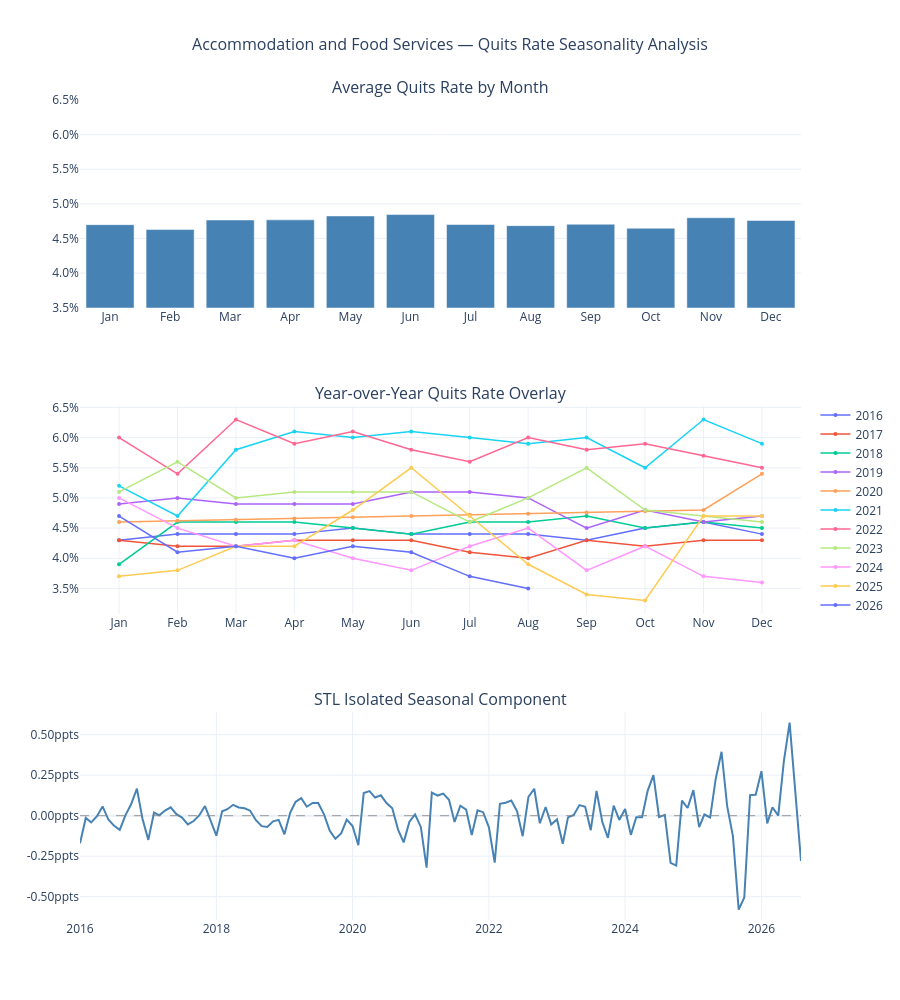

Notebook source saved alongside this figure:
### Markdown cell above
## COVID-19 Interpolation

Quit rates fell sharply during the initial pandemic disruption in early 2020. Because the goal of the subsequent analysis is to examine longer-term trends, remaining seasonality, and persistence, this abrupt movement could influence the patterns identified.

To reduce that influence, quit rate values from February through October 2020 were replaced using time-based linear interpolation between the January and November 2020 observations. This creates a smooth transition across those nine months.

This is a modeling choice that replaces actual observed variation with an assumed path through the disruption. It does not reconstruct what quit rates would have been without the pandemic, and its effect on forecast accuracy has not been evaluated against a model using the original observations.

The original BLS series is shown alongside the interpolated version above for transparency. All subsequent analysis uses the interpolated series, with observations outside the February–October 2020 window unchanged.

### Code cell
# =============================================================================
# Section 3: Seasonality Analysis
# =============================================================================
df_interp['month'] = df_interp.index.month
df_interp['year'] = df_interp.index.year
month_labels = ['Jan','Feb','Mar','Apr','May','Jun',
                'Jul','Aug','Sep','Oct','Nov','Dec']

# STL fit
stl = STL(df_interp['quit_rate'], period=12)
stl_fit = stl.fit()
df_interp['seasonal'] = stl_fit.seasonal

monthly_avg = df_interp.groupby('month')['quit_rate'].mean().reset_index()

fig = make_subplots(
    rows=3, cols=1,
    subplot_titles=('Average Quits Rate by Month',
                    'Year-over-Year Quits Rate Overlay',
                    'STL Isolated Seasonal Component'),
    vertical_spacing=0.12
)

# --- Plot 1: Monthly Average Bar ---
fig.add_trace(go.Bar(
    x=month_labels,
    y=monthly_avg['quit_rate'],
    marker_color='steelblue',
    name='Monthly Average',
    showlegend=False,
    hovertemplate='%{x}: %{customdata}<extra></extra>',
    customdata=[f'{v:.2f}%' for v in monthly_avg['quit_rate']]
), row=1, col=1)

fig.update_yaxes(
    range=[3.5, 6.5],
    tickvals=[3.5, 4.0, 4.5, 5.0, 5.5, 6.0, 6.5],
    ticktext=[f'{v:.1f}%' for v in [3.5, 4.0, 4.5, 5.0, 5.5, 6.0, 6.5]],
    row=1, col=1
)

# --- Plot 2: Year-over-Year Overlay ---
colors = px.colors.qualitative.Plotly
for i, (year, group) in enumerate(df_interp.groupby('year')):
    group = group.sort_values('month')
    fig.add_trace(go.Scatter(
        x=month_labels[:len(group)],
        y=group['quit_rate'],
        mode='lines+markers',
        name=str(year),
        line=dict(color=colors[i % len(colors)], width=1.5),
        marker=dict(size=4),
        hovertemplate=f'{year} %{{x}}: %{{customdata}}<extra></extra>',
        customdata=[f'{v:.1f}%' for v in group['quit_rate']]
    ), row=2, col=1)

fig.update_yaxes(
    tickvals=[3.5, 4.0, 4.5, 5.0, 5.5, 6.0, 6.5],
    ticktext=[f'{v:.1f}%' for v in [3.5, 4.0, 4.5, 5.0, 5.5, 6.0, 6.5]],
    row=2, col=1
)

# --- Plot 3: STL Seasonal Component ---
fig.add_trace(go.Scatter(
    x=df_interp.index,
    y=df_interp['seasonal'],
    mode='lines',
    name='Seasonal Component',
    showlegend=False,
    line=dict(color='steelblue', width=2),
    hovertemplate='%{x|%b %Y}: %{customdata}<extra></extra>',
    customdata=[f'{v:.3f} ppts' for v in df_interp['seasonal']]
), row=3, col=1)

fig.add_hline(y=0, line_dash='dash', line_color='gray', line_width=0.8, row=3, col=1)

seasonal_ticks = [-0.50, -0.25, 0.00, 0.25, 0.50]
fig.update_yaxes(
    tickvals=seasonal_ticks,
    ticktext=[f'{v:.2f}ppts' for v in seasonal_ticks],
    row=3, col=1
)

fig.update_layout(
    title=dict(text='Accommodation and Food Services — Quits Rate Seasonality Analysis',
               x=0.5, font=dict(size=16)),
    height=1000,
    template='plotly_white',
    hovermode='closest',
    showlegend=True,
    legend=dict(
        x=1.02,
        y=0.50,
        xanchor='left',
        yanchor='middle'
    )
)

fig.show()

### Figure 1 — Plotly figure (JSON) as saved in the notebook; plotly's stock layout.template omitted (floating-point values rounded to 4 significant figures)
{"data": [{"customdata": ["4.70%", "4.63%", "4.77%", "4.77%", "4.83%", "4.85%", "4.70%", "4.69%", "4.71%", "4.65%", "4.80%", "4.76%"], "hovertemplate": "%{x}: %{customdata}<extra></extra>", "marker": {"color": "steelblue"}, "name": "Monthly Average", "showlegend": false, "type": "bar", "x": ["Jan", "Feb", "Mar", "Apr", "May", "Jun", "Jul", "Aug", "Sep", "Oct", "Nov", "Dec"], "xaxis": "x", "y": [4.7, 4.629, 4.767, 4.769, 4.825, 4.845, 4.702, 4.685, 4.706, 4.648, 4.8, 4.76], "yaxis": "y"}, {"customdata": ["4.3%", "4.4%", "4.4%", "4.4%", "4.5%", "4.4%", "4.4%", "4.4%", "4.3%", "4.5%", "4.6%", "4.4%"], "hovertemplate": "2016 %{x}: %{customdata}<extra></extra>", "line": {"color": "#636EFA", "width": 1.5}, "marker": {"size": 4}, "mode": "lines+markers", "name": "2016", "type": "scatter", "x": ["Jan", "Feb", "Mar", "Apr", "May", "Jun", "Jul", "Aug", "Sep", "Oct", "Nov", "Dec"], "xaxis": "x2", "y": [4.3, 4.4, 4.4, 4.4, 4.5, 4.4, 4.4, 4.4, 4.3, 4.5, 4.6, 4.4], "yaxis": "y2"}, {"customdata": ["4.3%", "4.2%", "4.2%", "4.3%", "4.3%", "4.3%", "4.1%", "4.0%", "4.3%", "4.2%", "4.3%", "4.3%"], "hovertemplate": "2017 %{x}: %{customdata}<extra></extra>", "line": {"color": "#EF553B", "width": 1.5}, "marker": {"size": 4}, "mode": "lines+markers", "name": "2017", "type": "scatter", "x": ["Jan", "Feb", "Mar", "Apr", "May", "Jun", "Jul", "Aug", "Sep", "Oct", "Nov", "Dec"], "xaxis": "x2", "y": [4.3, 4.2, 4.2, 4.3, 4.3, 4.3, 4.1, 4.0, 4.3, 4.2, 4.3, 4.3], "yaxis": "y2"}, {"customdata": ["3.9%", "4.6%", "4.6%", "4.6%", "4.5%", "4.4%", "4.6%", "4.6%", "4.7%", "4.5%", "4.6%", "4.5%"], "hovertemplate": "2018 %{x}: %{customdata}<extra></extra>", "line": {"color": "#00CC96", "width": 1.5}, "marker": {"size": 4}, "mode": "lines+markers", "name": "2018", "type": "scatter", "x": ["Jan", "Feb", "Mar", "Apr", "May", "Jun", "Jul", "Aug", "Sep", "Oct", "Nov", "Dec"], "xaxis": "x2", "y": [3.9, 4.6, 4.6, 4.6, 4.5, 4.4, 4.6, 4.6, 4.7, 4.5, 4.6, 4.5], "yaxis": "y2"}, {"customdata": ["4.9%", "5.0%", "4.9%", "4.9%", "4.9%", "5.1%", "5.1%", "5.0%", "4.5%", "4.8%", "4.6%", "4.7%"], "hovertemplate": "2019 %{x}: %{customdata}<extra></extra>", "line": {"color": "#AB63FA", "width": 1.5}, "marker": {"size": 4}, "mode": "lines+markers", "name": "2019", "type": "scatter", "x": ["Jan", "Feb", "Mar", "Apr", "May", "Jun", "Jul", "Aug", "Sep", "Oct", "Nov", "Dec"], "xaxis": "x2", "y": [4.9, 5.0, 4.9, 4.9, 4.9, 5.1, 5.1, 5.0, 4.5, 4.8, 4.6, 4.7], "yaxis": "y2"}, {"customdata": ["4.6%", "4.6%", "4.6%", "4.7%", "4.7%", "4.7%", "4.7%", "4.7%", "4.8%", "4.8%", "4.8%", "5.4%"], "hovertemplate": "2020 %{x}: %{customdata}<extra></extra>", "line": {"color": "#FFA15A", "width": 1.5}, "marker": {"size": 4}, "mode": "lines+markers", "name": "2020", "type": "scatter", "x": ["Jan", "Feb", "Mar", "Apr", "May", "Jun", "Jul", "Aug", "Sep", "Oct", "Nov", "Dec"], "xaxis": "x2", "y": [4.6, 4.62, 4.639, 4.66, 4.679, 4.7, 4.719, 4.74, 4.76, 4.78, 4.8, 5.4], "yaxis": "y2"}, {"customdata": ["5.2%", "4.7%", "5.8%", "6.1%", "6.0%", "6.1%", "6.0%", "5.9%", "6.0%", "5.5%", "6.3%", "5.9%"], "hovertemplate": "2021 %{x}: %{customdata}<extra></extra>", "line": {"color": "#19D3F3", "width": 1.5}, "marker": {"size": 4}, "mode": "lines+markers", "name": "2021", "type": "scatter", "x": ["Jan", "Feb", "Mar", "Apr", "May", "Jun", "Jul", "Aug", "Sep", "Oct", "Nov", "Dec"], "xaxis": "x2", "y": [5.2, 4.7, 5.8, 6.1, 6.0, 6.1, 6.0, 5.9, 6.0, 5.5, 6.3, 5.9], "yaxis": "y2"}, {"customdata": ["6.0%", "5.4%", "6.3%", "5.9%", "6.1%", "5.8%", "5.6%", "6.0%", "5.8%", "5.9%", "5.7%", "5.5%"], "hovertemplate": "2022 %{x}: %{customdata}<extra></extra>", "line": {"color": "#FF6692", "width": 1.5}, "marker": {"size": 4}, "mode": "lines+markers", "name": "2022", "type": "scatter", "x": ["Jan", "Feb", "Mar", "Apr", "May", "Jun", "Jul", "Aug", "Sep", "Oct", "Nov", "Dec"], "xaxis": "x2", "y": [6.0, 5.4, 6.3, 5.9, 6.1, 5.8, 5.6, 6.0, 5.8, 5.9, 5.7, 5.5], "yaxis": "y2"}, {"customdata": ["5.1%", "5.6%", "5.0%", "5.1%", "5.1%", "5.1%", "4.6%", "5.0%", "5.5%", "4.8%", "4.7%", "4.6%"], "hovertemplate": "2023 %{x}: %{customdata}<extra></extra>", "line": {"color": "#B6E880", "width": 1.5}, "marker": {"size": 4}, "mode": "lines+markers", "name": "2023", "type": "scatter", "x": ["Jan", "Feb", "Mar", "Apr", "May", "Jun", "Jul", "Aug", "Sep", "Oct", "Nov", "Dec"], "xaxis": "x2", "y": [5.1, 5.6, 5.0, 5.1, 5.1, 5.1, 4.6, 5.0, 5.5, 4.8, 4.7, 4.6], "yaxis": "y2"}, {"customdata": ["5.0%", "4.5%", "4.2%", "4.3%", "4.0%", "3.8%", "4.2%", "4.5%", "3.8%", "4.2%", "3.7%", "3.6%"], "hovertemplate": "2024 %{x}: %{customdata}<extra></extra>", "line": {"color": "#FF97FF", "width": 1.5}, "marker": {"size": 4}, "mode": "lines+markers", "name": "2024", "type": "scatter", "x": ["Jan", "Feb", "Mar", "Apr", "May", "Jun", "Jul", "Aug", "Sep", "Oct", "Nov", "Dec"], "xaxis": "x2", "y": [5.0, 4.5, 4.2, 4.3, 4.0, 3.8, 4.2, 4.5, 3.8, 4.2, 3.7, 3.6], "yaxis": "y2"}, {"customdata": ["3.7%", "3.8%", "4.2%", "4.2%", "4.8%", "5.5%", "4.7%", "3.9%", "3.4%", "3.3%", "4.7%", "4.7%"], "hovertemplate": "2025 %{x}: %{customdata}<extra></extra>", "line": {"color": "#FECB52", "width": 1.5}, "marker": {"size": 4}, "mode": "lines+markers", "name": "2025", "type": "scatter", "x": ["Jan", "Feb", "Mar", "Apr", "May", "Jun", "Jul", "Aug", "Sep", "Oct", "Nov", "Dec"], "xaxis": "x2", "y": [3.7, 3.8, 4.2, 4.2, 4.8, 5.5, 4.7, 3.9, 3.4, 3.3, 4.7, 4.7], "yaxis": "y2"}, {"customdata": ["4.7%", "4.1%", "4.2%", "4.0%", "4.2%", "4.1%", "3.7%", "3.5%"], "hovertemplate": "2026 %{x}: %{customdata}<extra></extra>", "line": {"color": "#636EFA", "width": 1.5}, "marker": {"size": 4}, "mode": "lines+markers", "name": "2026", "type": "scatter", "x": ["Jan", "Feb", "Mar", "Apr", "May", "Jun", "Jul", "Aug"], "xaxis": "x2", "y": [4.7, 4.1, 4.2, 4.0, 4.2, 4.1, 3.7, 3.5], "yaxis": "y2"}, {"customdata": ["-0.170 ppts", "-0.014 ppts", "-0.042 ppts", "-0.004 ppts", "0.057 ppts", "-0.024 ppts", "-0.061 ppts", "-0.087 ppts", "0.003 ppts", "0.070 ppts", "0.167 ppts", "-0.018 ppts", "-0.149 ppts", "0.019 ppts", "0.002 ppts", "0.032 ppts", "0.052 ppts", "0.010 ppts", "-0.011 ppts", "-0.054 ppts", "-0.033 ppts", "0.002 ppts", "0.060 ppts", "-0.027 ppts", "-0.123 ppts", "0.027 ppts", "0.040 ppts", "0.067 ppts", "0.051 ppts", "0.046 ppts", "0.031 ppts", "-0.028 ppts", "-0.064 ppts", "-0.070 ppts", "-0.035 ppts", "-0.026 ppts", "-0.115 ppts", "0.019 ppts", "0.085 ppts", "0.109 ppts", "0.055 ppts", "0.078 ppts", "0.079 ppts", "0.008 ppts", "-0.093 ppts", "-0.142 ppts", "-0.110 ppts", "-0.024 ppts", "-0.063 ppts", "-0.181 ppts", "0.140 ppts", "0.152 ppts", "0.112 ppts", "0.126 ppts", "0.078 ppts", "0.046 ppts", "-0.085 ppts", "-0.164 ppts", "-0.037 ppts", "0.008 ppts", "-0.069 ppts", "-0.320 ppts", "0.143 ppts", "0.124 ppts", "0.136 ppts", "0.099 ppts", "-0.038 ppts", "0.062 ppts", "0.038 ppts", "-0.119 ppts", "0.034 ppts", "0.022 ppts", "-0.072 ppts", "-0.289 ppts", "0.073 ppts", "0.080 ppts", "0.093 ppts", "0.027 ppts", "-0.127 ppts", "0.116 ppts", "0.166 ppts", "-0.047 ppts", "0.054 ppts", "-0.054 ppts", "-0.023 ppts", "-0.173 ppts", "-0.010 ppts", "0.005 ppts", "0.065 ppts", "0.055 ppts", "-0.090 ppts", "0.153 ppts", "-0.039 ppts", "-0.137 ppts", "0.063 ppts", "-0.026 ppts", "0.042 ppts", "-0.118 ppts", "-0.009 ppts", "-0.009 ppts", "0.153 ppts", "0.251 ppts", "-0.009 ppts", "0.005 ppts", "-0.291 ppts", "-0.307 ppts", "0.093 ppts", "0.047 ppts", "0.158 ppts", "-0.070 ppts", "0.007 ppts", "-0.011 ppts", "0.229 ppts", "0.395 ppts", "0.060 ppts", "-0.126 ppts", "-0.579 ppts", "-0.504 ppts", "0.127 ppts", "0.130 ppts", "0.274 ppts", "-0.047 ppts", "0.052 ppts", "0.001 ppts", "0.334 ppts", "0.574 ppts", "0.140 ppts", "-0.279 ppts"], "hovertemplate": "%{x|%b %Y}: %{customdata}<extra></extra>", "line": {"color": "steelblue", "width": 2}, "mode": "lines", "name": "Seasonal Component", "showlegend": false, "type": "scatter", "x": ["2016-01-01T00:00:00.000000000", "2016-02-01T00:00:00.000000000", "2016-03-01T00:00:00.000000000", "2016-04-01T00:00:00.000000000", "2016-05-01T00:00:00.000000000", "2016-06-01T00:00:00.000000000", "2016-07-01T00:00:00.000000000", "2016-08-01T00:00:00.000000000", "2016-09-01T00:00:00.000000000", "2016-10-01T00:00:00.000000000", "2016-11-01T00:00:00.000000000", "2016-12-01T00:00:00.000000000", "2017-01-01T00:00:00.000000000", "2017-02-01T00:00:00.000000000", "2017-03-01T00:00:00.000000000", "2017-04-01T00:00:00.000000000", "2017-05-01T00:00:00.000000000", "2017-06-01T00:00:00.000000000", "2017-07-01T00:00:00.000000000", "2017-08-01T00:00:00.000000000", "2017-09-01T00:00:00.000000000", "2017-10-01T00:00:00.000000000", "2017-11-01T00:00:00.000000000", "2017-12-01T00:00:00.000000000", "2018-01-01T00:00:00.000000000", "2018-02-01T00:00:00.000000000", "2018-03-01T00:00:00.000000000", "2018-04-01T00:00:00.000000000", "2018-05-01T00:00:00.000000000", "2018-06-01T00:00:00.000000000", "2018-07-01T00:00:00.000000000", "2018-08-01T00:00:00.000000000", "2018-09-01T00:00:00.000000000", "2018-10-01T00:00:00.000000000", "2018-11-01T00:00:00.000000000", "2018-12-01T00:00:00.000000000", "2019-01-01T00:00:00.000000000", "2019-02-01T00:00:00.000000000", "2019-03-01T00:00:00.000000000", "2019-04-01T00:00:00.000000000", "2019-05-01T00:00:00.000000000", "2019-06-01T00:00:00.000000000", "2019-07-01T00:00:00.000000000", "2019-08-01T00:00:00.000000000", "2019-09-01T00:00:00.000000000", "2019-10-01T00:00:00.000000000", "2019-11-01T00:00:00.000000000", "2019-12-01T00:00:00.000000000", "2020-01-01T00:00:00.000000000", "2020-02-01T00:00:00.000000000", "2020-03-01T00:00:00.000000000", "2020-04-01T00:00:00.000000000", "2020-05-01T00:00:00.000000000", "2020-06-01T00:00:00.000000000", "2020-07-01T00:00:00.000000000", "2020-08-01T00:00:00.000000000", "2020-09-01T00:00:00.000000000", "2020-10-01T00:00:00.000000000", "2020-11-01T00:00:00.000000000", "2020-12-01T00:00:00.000000000", "2021-01-01T00:00:00.000000000", "2021-02-01T00:00:00.000000000", "2021-03-01T00:00:00.000000000", "2021-04-01T00:00:00.000000000", "2021-05-01T00:00:00.000000000", "2021-06-01T00:00:00.000000000", "2021-07-01T00:00:00.000000000", "2021-08-01T00:00:00.000000000", "2021-09-01T00:00:00.000000000", "2021-10-01T00:00:00.000000000", "2021-11-01T00:00:00.000000000", "2021-12-01T00:00:00.000000000", "2022-01-01T00:00:00.000000000", "2022-02-01T00:00:00.000000000", "2022-03-01T00:00:00.000000000", "2022-04-01T00:00:00.000000000", "2022-05-01T00:00:00.000000000", "2022-06-01T00:00:00.000000000", "2022-07-01T00:00:00.000000000", "2022-08-01T00:00:00.000000000", "2022-09-01T00:00:00.000000000", "2022-10-01T00:00:00.000000000", "2022-11-01T00:00:00.000000000", "2022-12-01T00:00:00.000000000", "2023-01-01T00:00:00.000000000", "2023-02-01T00:00:00.000000000", "2023-03-01T00:00:00.000000000", "2023-04-01T00:00:00.000000000", "2023-05-01T00:00:00.000000000", "2023-06-01T00:00:00.000000000", "2023-07-01T00:00:00.000000000", "2023-08-01T00:00:00.000000000", "2023-09-01T00:00:00.000000000", "2023-10-01T00:00:00.000000000", "2023-11-01T00:00:00.000000000", "2023-12-01T00:00:00.000000000", "2024-01-01T00:00:00.000000000", "2024-02-01T00:00:00.000000000", "2024-03-01T00:00:00.000000000", "2024-04-01T00:00:00.000000000", "2024-05-01T00:00:00.000000000", "2024-06-01T00:00:00.000000000", "2024-07-01T00:00:00.000000000", "2024-08-01T00:00:00.000000000", "2024-09-01T00:00:00.000000000", "2024-10-01T00:00:00.000000000", "2024-11-01T00:00:00.000000000", "2024-12-01T00:00:00.000000000", "2025-01-01T00:00:00.000000000", "2025-02-01T00:00:00.000000000", "2025-03-01T00:00:00.000000000", "2025-04-01T00:00:00.000000000", "2025-05-01T00:00:00.000000000", "2025-06-01T00:00:00.000000000", "2025-07-01T00:00:00.000000000", "2025-08-01T00:00:00.000000000", "2025-09-01T00:00:00.000000000", "2025-10-01T00:00:00.000000000", "2025-11-01T00:00:00.000000000", "2025-12-01T00:00:00.000000000", "2026-01-01T00:00:00.000000000", "2026-02-01T00:00:00.000000000", "2026-03-01T00:00:00.000000000", "2026-04-01T00:00:00.000000000", "2026-05-01T00:00:00.000000000", "2026-06-01T00:00:00.000000000", "2026-07-01T00:00:00.000000000", "2026-08-01T00:00:00.000000000"], "xaxis": "x3", "y": [-0.1701, -0.01382, -0.04179, -0.003554, 0.05739, -0.02369, -0.06097, -0.08702, 0.003495, 0.07034, 0.167, -0.01828, -0.1491, 0.01938, 0.002135, 0.03168, 0.05181, 0.009674, -0.01134, -0.05358, -0.03267, 0.001608, 0.05977, -0.0275, -0.1234, 0.02704, 0.03988, 0.06721, 0.05055, 0.04573, 0.03081, -0.02805, -0.06438, -0.06999, -0.03505, -0.02586, -0.1146, 0.01907, 0.08488, 0.1087, 0.05534, 0.07818, 0.07881, 0.008227, -0.09279, -0.1425, -0.1096, -0.02415, -0.06325, -0.1813, 0.1395, 0.1517, 0.112, 0.1259, 0.07818, 0.04631, -0.08543, -0.1645, -0.03683, 0.007749, -0.06936, -0.3204, 0.1428, 0.1243, 0.1359, 0.09876, -0.03814, 0.0616, 0.03767, -0.1189, 0.03351, 0.02175, -0.07173, -0.2894, 0.07346, 0.0799, 0.09307, 0.02708, -0.1266, 0.116, 0.1661, -0.04654, 0.05383, -0.05432, -0.02308, -0.1728, -0.01039, 0.004951, 0.06526, 0.05462, -0.08964, 0.1527, -0.03927, -0.1367, 0.0626, -0.02625, 0.04152, -0.1183, -0.008925, -0.009103, 0.1533, 0.2509, -0.008579, 0.005264, -0.2905, -0.3075, 0.09298, 0.04737, 0.1578, -0.07013, 0.007356, -0.01083, 0.2291, 0.3946, 0.06012, -0.1262, -0.5793, -0.5044, 0.1273, 0.1296, 0.2744, -0.0473, 0.05208, 0.0006787, 0.3345, 0.574, 0.1397, -0.2789], "yaxis": "y3"}], "layout": {"annotations": [{"font": {"size": 16}, "showarrow": false, "text": "Average Quits Rate by Month", "x": 0.5, "xanchor": "center", "xref": "paper", "y": 1, "yanchor": "bottom", "yref": "paper"}, {"font": {"size": 16}, "showarrow": false, "text": "Year-over-Year Quits Rate Overlay", "x": 0.5, "xanchor": "center", "xref": "paper", "y": 0.6267, "yanchor": "bottom", "yref": "paper"}, {"font": {"size": 16}, "showarrow": false, "text": "STL Isolated Seasonal Component", "x": 0.5, "xanchor": "center", "xref": "paper", "y": 0.2533, "yanchor": "bottom", "yref": "paper"}], "height": 1000, "hovermode": "closest", "legend": {"x": 1.02, "xanchor": "left", "y": 0.5, "yanchor": "middle"}, "shapes": [{"line": {"color": "gray", "dash": "dash", "width": 0.8}, "type": "line", "x0": 0, "x1": 1, "xref": "x3 domain", "y0": 0, "y1": 0, "yref": "y3"}], "showlegend": true, "title": {"font": {"size": 16}, "text": "Accommodation and Food Services — Quits Rate Seasonality Analysis", "x": 0.5}, "xaxis": {"anchor": "y", "domain": [0, 1]}, "xaxis2": {"anchor": "y2", "domain": [0, 1]}, "xaxis3": {"anchor": "y3", "domain": [0, 1]}, "yaxis": {"anchor": "x", "domain": [0.7467, 1], "range": [3.5, 6.5], "ticktext": ["3.5%", "4.0%", "4.5%", "5.0%", "5.5%", "6.0%", "6.5%"], "tickvals": [3.5, 4, 4.5, 5, 5.5, 6, 6.5]}, "yaxis2": {"anchor": "x2", "domain": [0.3733, 0.6267], "ticktext": ["3.5%", "4.0%", "4.5%", "5.0%", "5.5%", "6.0%", "6.5%"], "tickvals": [3.5, 4, 4.5, 5, 5.5, 6, 6.5]}, "yaxis3": {"anchor": "x3", "domain": [0, 0.2533], "ticktext": ["-0.50ppts", "-0.25ppts", "0.00ppts", "0.25ppts", "0.50ppts"], "tickvals": [-0.5, -0.25, 0, 0.25, 0.5]}}}
